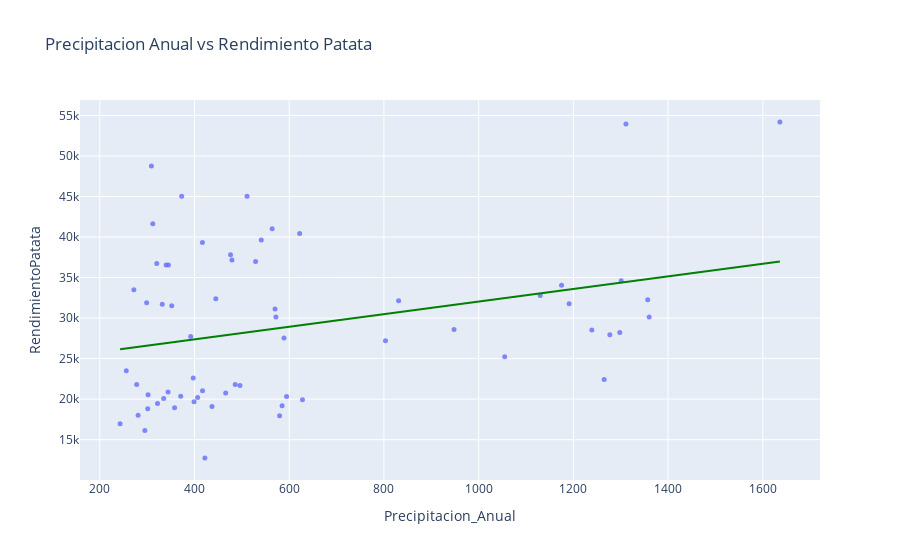

Source (notebook cell):
### Code cell
fig = px.scatter(datos, 
                 x='Precipitacion_Anual', 
                 y='RendimientoPatata', 
                 trendline='ols',
                 trendline_color_override='green',
                 opacity=0.8, 
                 title='Precipitacion Anual vs Rendimiento Patata')
fig.update_traces(marker_size=5)
fig.show()

### Figure 1 — Plotly figure (JSON) as saved in the notebook; plotly's stock layout.template omitted (floating-point values rounded to 4 significant figures)
{"data": [{"hovertemplate": "Precipitacion_Anual=%{x}<br>RendimientoPatata=%{y}<extra></extra>", "legendgroup": "", "marker": {"color": "#636efa", "opacity": 0.8, "size": 5, "symbol": "circle"}, "mode": "markers", "name": "", "orientation": "v", "showlegend": false, "type": "scatter", "x": [422, 445, 465.9, 302, 496, 344.2, 579.8, 295.2, 352, 511, 476.1, 340, 479.1, 320.4, 571.9, 416.8, 437, 564, 628, 358, 399, 322, 594.5, 335, 281, 299, 243, 371, 406.7, 301.2, 585, 397.3, 345, 570, 541, 312, 529, 272, 622, 309, 948, 1311, 1357, 831, 1298, 803.2, 1265, 1277, 332, 373, 417, 278, 486, 256, 589, 392, 1055, 1636, 1239, 1130, 1191, 1175, 1301, 1360, null, null, null, null, null, null, null, null, null, null, null, null, null, null, null, null, null, null, null, null, null, null, null, null, null, null, null, null, null, null, null, null, null, null, null, null, null, null, null, null, null, null, null, null, null, null, null, null, null, null, null, null, null, null, null, null, null, null, null, null], "xaxis": "x", "y": [12750, 32395, 20740, 20531, 21673, 20875, 17962, 16115, 31532, 45037, 37808, 36554, 37172, 36730, 30141, 39316, 19088, 41007, 19908, 18944, 19686, 19449, 20316, 20076, 18009, 31898, 16953, 20369, 20201, 18808, 19174, 22592, 36539, 31130, 39626, 41647, 36982, 33480, 40444, 48775, 28583, 53956, 32260, 32141, 28211, 27212, 22408, 27934, 31708, 45037, 21019, 21792, 21792, 23499, 27552, 27723, 25227, 54177, 28537, 32783, 31769, 34051, 34600, 30127, null, null, null, null, null, null, null, null, null, null, null, null, null, null, null, null, null, null, null, null, null, null, null, null, null, null, null, null, null, null, null, null, null, null, null, null, null, null, null, null, null, null, null, null, null, null, null, null, null, null, null, null, null, null, null, null, null, null, null, null], "yaxis": "y"}, {"hovertemplate": "<b>OLS trendline</b><br>RendimientoPatata = 7.78599 * Precipitacion_Anual + 24246.7<br>R<sup>2</sup>=0.091365<br><br>Precipitacion_Anual=%{x}<br>RendimientoPatata=%{y} <b>(trend)</b><extra></extra>", "legendgroup": "", "line": {"color": "green"}, "marker": {"color": "#636efa", "size": 5, "symbol": "circle"}, "mode": "lines", "name": "", "showlegend": false, "type": "scatter", "x": [243, 256, 272, 278, 281, 295.2, 299, 301.2, 302, 309, 312, 320.4, 322, 332, 335, 340, 344.2, 345, 352, 358, 371, 373, 392, 397.3, 399, 406.7, 416.8, 417, 422, 437, 445, 465.9, 476.1, 479.1, 486, 496, 511, 529, 541, 564, 570, 571.9, 579.8, 585, 589, 594.5, 622, 628, 803.2, 831, 948, 1055, 1130, 1175, 1191, 1239, 1265, 1277, 1298, 1301, 1311, 1357, 1360, 1636], "xaxis": "x", "y": [26140.0, 26240.0, 26360.0, 26410.0, 26430.0, 26550.0, 26570.0, 26590.0, 26600.0, 26650.0, 26680.0, 26740.0, 26750.0, 26830.0, 26860.0, 26890.0, 26930.0, 26930.0, 26990.0, 27030.0, 27140.0, 27150.0, 27300.0, 27340.0, 27350.0, 27410.0, 27490.0, 27490.0, 27530.0, 27650.0, 27710.0, 27870.0, 27950.0, 27980.0, 28030.0, 28110.0, 28230.0, 28370.0, 28460.0, 28640.0, 28680.0, 28700.0, 28760.0, 28800.0, 28830.0, 28880.0, 29090.0, 29140.0, 30500.0, 30720.0, 31630.0, 32460.0, 33040.0, 33400.0, 33520.0, 33890.0, 34100.0, 34190.0, 34350.0, 34380.0, 34450.0, 34810.0, 34840.0, 36980.0], "yaxis": "y"}], "layout": {"legend": {"tracegroupgap": 0}, "title": {"text": "Precipitacion Anual vs Rendimiento Patata"}, "xaxis": {"anchor": "y", "domain": [0, 1], "title": {"text": "Precipitacion_Anual"}}, "yaxis": {"anchor": "x", "domain": [0, 1], "title": {"text": "RendimientoPatata"}}}}
